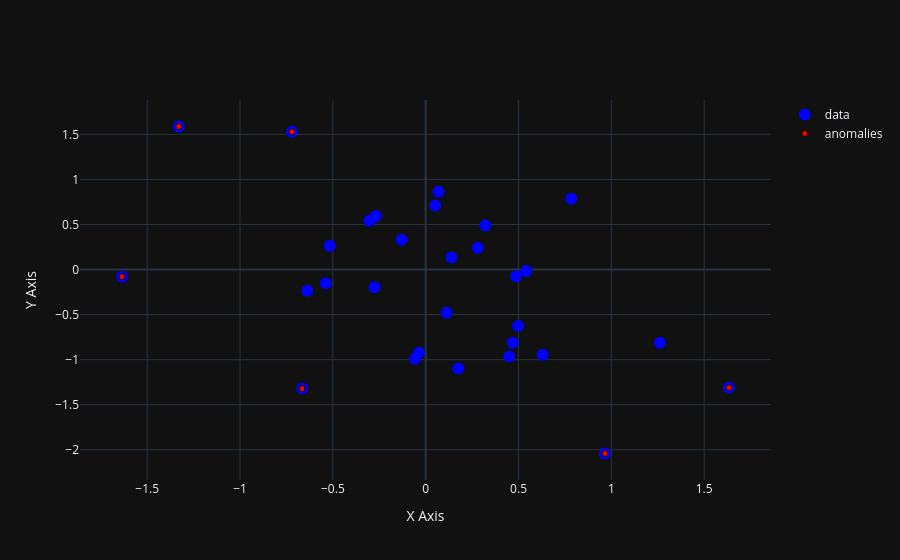

Notebook code for this chart:
### Markdown cell above
Alternatively, the anomaly points can be shown as smaller, in red, and on top of the data points:

### Code cell
fig = go.Figure()

# All points (larger)
fig.add_trace(go.Scatter(
    x=df1['X'],
    y=df1['Y'],
    mode='markers',
    marker=dict(size=12, color='blue'),
    name='data'
))

# Anomaly points (smaller, on top)
fig.add_trace(go.Scatter(
    x=df2['X'],
    y=df2['Y'],
    mode='markers',
    marker=dict(size=6, color='red', line=dict(width=1, color='black')),
    name='anomalies'
))

fig.update_layout(
    template="plotly_dark",
    xaxis_title="X Axis",
    yaxis_title="Y Axis"
)

fig.show()

### Figure 1 — Plotly figure (JSON) as saved in the notebook; plotly's stock layout.template omitted (floating-point values rounded to 4 significant figures)
{"data": [{"marker": {"color": "blue", "size": 12}, "mode": "markers", "name": "data", "type": "scatter", "x": [-0.6655, 0.4691, 0.1131, 0.7837, -0.2751, -1.635, -0.7212, 0.3211, -0.05728, 0.06982, 0.176, 0.4507, -0.1297, 0.6301, -1.33, 0.1383, -0.03556, 1.633, 0.4976, 0.05132, 0.9655, -0.3021, 0.5424, -0.2691, -0.6374, 0.4869, 1.262, -0.5381, -0.5176, 0.2808], "y": [-1.321, -0.8111, -0.48, 0.7869, -0.1954, -0.07876, 1.529, 0.4874, -0.9903, 0.8644, -1.099, -0.9661, 0.3318, -0.9444, 1.587, 0.1329, -0.922, -1.31, -0.6268, 0.7104, -2.041, 0.5418, -0.0174, 0.5943, -0.2357, -0.07445, -0.8117, -0.1529, 0.2636, 0.2416]}, {"marker": {"color": "red", "line": {"color": "black", "width": 1}, "size": 6}, "mode": "markers", "name": "anomalies", "type": "scatter", "x": [-0.6655, -1.635, -0.7212, -1.33, 1.633, 0.9655], "y": [-1.321, -0.07876, 1.529, 1.587, -1.31, -2.041]}], "layout": {"xaxis": {"title": {"text": "X Axis"}}, "yaxis": {"title": {"text": "Y Axis"}}}}
